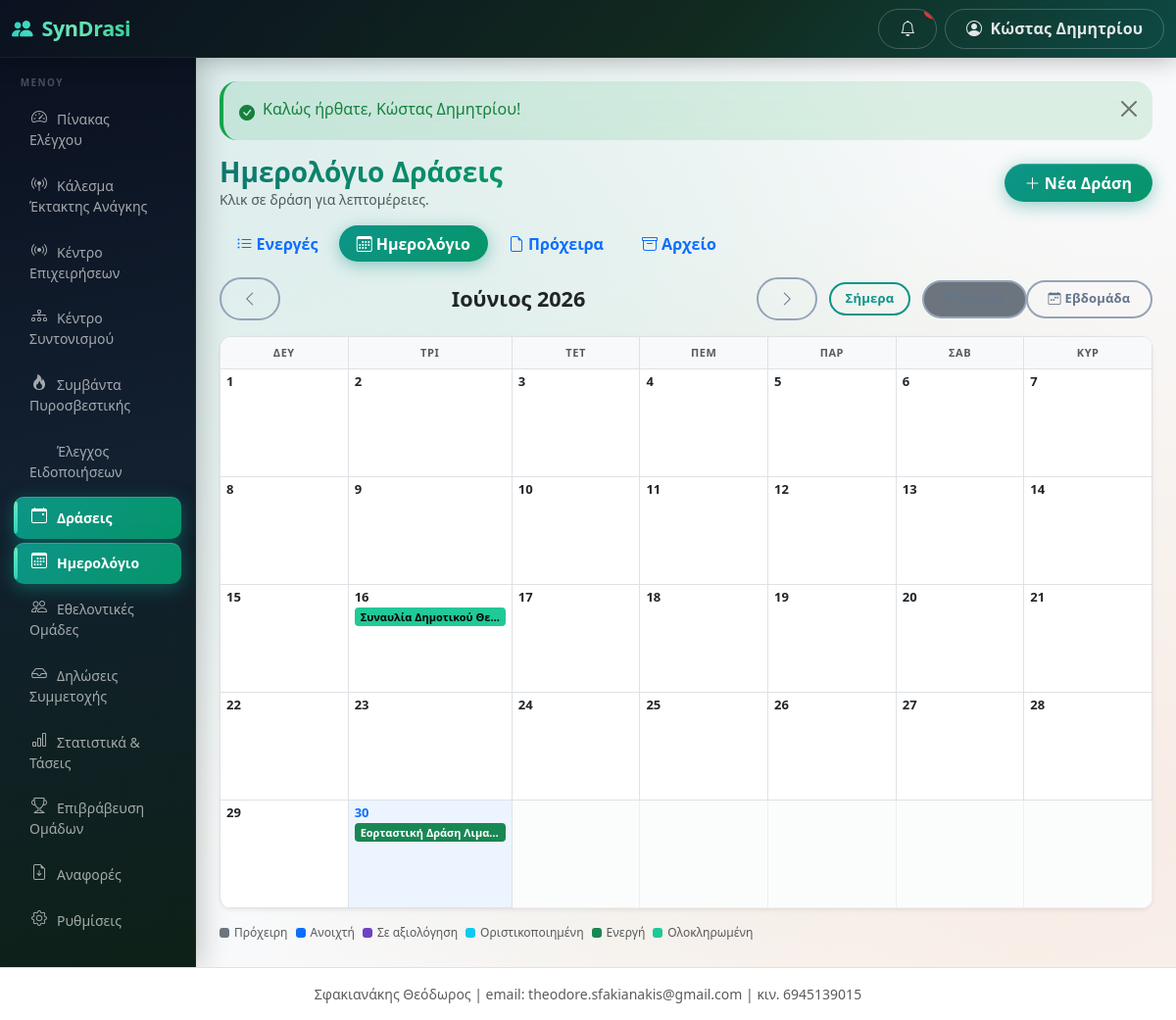
The app's page /public/events/calendar (signed in) with its own data.
### tables this page shows
CREATE TABLE users (
  id INT AUTO_INCREMENT PRIMARY KEY,
  municipality_id INT NULL,
  team_id INT NULL,
  name VARCHAR(255) NOT NULL,
  email VARCHAR(255) NOT NULL UNIQUE,
  phone VARCHAR(50) NULL,
  password_hash VARCHAR(255) NOT NULL,
  role ENUM('super_admin','municipality_admin','team_admin','event_operator') NOT NULL,
  status ENUM('active','inactive') NOT NULL DEFAULT 'active',
  last_login_at DATETIME NULL,
  created_at DATETIME NOT NULL DEFAULT CURRENT_TIMESTAMP,
  updated_at DATETIME NULL ON UPDATE CURRENT_TIMESTAMP,
  INDEX idx_users_municipality_id (municipality_id),
  INDEX idx_users_team_id (team_id)
);

CREATE TABLE events (
  id INT AUTO_INCREMENT PRIMARY KEY,
  municipality_id INT NOT NULL,
  category_id INT NULL,
  title VARCHAR(255) NOT NULL,
  description TEXT NULL,
  location_name VARCHAR(255) NULL,
  address VARCHAR(255) NULL,
  latitude DECIMAL(10,7) NULL,
  longitude DECIMAL(10,7) NULL,
  start_datetime DATETIME NOT NULL,
  end_datetime DATETIME NOT NULL,
  requested_people INT NOT NULL DEFAULT 0,
  requested_vehicle TINYINT(1) NOT NULL DEFAULT 0,
  requested_medical_equipment TINYINT(1) NOT NULL DEFAULT 0,
  instructions TEXT NULL,
  status ENUM('draft','open','review','confirmed','active','closed','completed','cancelled') NOT NULL DEFAULT 'draft',
  published_at DATETIME NULL,
  created_by INT NOT NULL,
  created_at DATETIME NOT NULL DEFAULT CURRENT_TIMESTAMP,
  updated_at DATETIME NULL ON UPDATE CURRENT_TIMESTAMP,
  INDEX idx_events_municipality_id (municipality_id),
  INDEX idx_events_status (status),
  INDEX idx_events_start_datetime (start_datetime),
  INDEX idx_events_muni_status_start (municipality_id, status, start_datetime)
);

### app/Controllers/EventController.php (called while the page is built, shortened)
<?php
class EventController
{
    public function calendar()
    {
        requireRole(['municipality_admin', 'event_operator']);
        $mid = current_municipality_id();
        $yearMonth = isset($_GET['m']) ? preg_replace('/[^0-9\-]/', '', trim($_GET['m'])) : date('Y-m');
        [$year, $month] = array_map('intval', explode('-', $yearMonth));
        $year  = max(2020, min(2040, $year));
        $month = max(1,    min(12,   $month));
        $from = sprintf('%04d-%02d-01 00:00:00', $year, $month);
        $to   = sprintf('%04d-%02d-%02d 23:59:59', $year, $month, cal_days_in_month(CAL_GREGORIAN, $month, $year));
        $events = dbq(
            "SELECT e.id, e.title, e.status, e.start_datetime, e.end_datetime,
                    c.name AS category_name
             FROM events e
             LEFT JOIN event_categories c ON c.id = e.category_id
             WHERE e.municipality_id = :mid
               AND e.status != 'cancelled'
               AND e.start_datetime <= :to
               AND e.end_datetime   >= :from
             ORDER BY e.start_datetime ASC",
            ['mid' => $mid, 'from' => $from, 'to' => $to]
        )->fetchAll();
        $prevTs    = mktime(0, 0, 0, $month - 1, 1, $year);
        $nextTs    = mktime(0, 0, 0, $month + 1, 1, $year);
        $prevMonth = date('Y-m', $prevTs);
        $nextMonth = date('Y-m', $nextTs);
        render('events/calendar', [
            'pageTitle'  => 'Ημερολόγιο ' . org_term('event_plural', $mid),
            'events'     => $events,
            'year'       => $year,
            'month'      => $month,
            'prevMonth'  => $prevMonth,
            'nextMonth'  => $nextMonth,
            'terms'      => authority_context($mid),
        ]);
    }
}

### public/index.php (called while the page is built, shortened)
<?php
require BASE_PATH . '/app/Helpers/functions.php';
require BASE_PATH . '/app/Helpers/Router.php';
spl_autoload_register(function ($class) {
    foreach (['Controllers', 'Models', 'Services'] as $dir) {
        $file = BASE_PATH . '/app/' . $dir . '/' . $class . '.php';
        if (is_file($file)) {
            return;
        }
    }
});
$router = new Router();
$router->dispatch($_SERVER['REQUEST_METHOD'], $_SERVER['REQUEST_URI']);

### app/Models/Notification.php (called while the page is built, shortened)
<?php
class Notification
{
    public static function unreadCount($userId)
    {
        return (int) dbq(
            'SELECT COUNT(*) AS c FROM notifications WHERE user_id = :uid AND is_read = 0',
            ['uid' => $userId]
        )->fetchColumn();
    }
}

### app/Middleware/access.php (called while the page is built, shortened)
<?php
function requireLogin()
{
    if (!is_logged_in() || !current_user()) {
        if (wants_json()) {
            json_out(['success' => false, 'message' => 'Απαιτείται σύνδεση.'], 401);
        }
        flash_set('warning', 'Παρακαλούμε συνδεθείτε για να συνεχίσετε.');
        redirect('/login');
    }
}
function requireRole(array $roles)
{
    requireLogin();
}

### views/events/calendar.php (the view, shortened to what this page needs)
<?php
$monthNames = [
    1 => 'Ιανουάριος', 2 => 'Φεβρουάριος', 3 => 'Μάρτιος',
    4 => 'Απρίλιος',   5 => 'Μάιος',        6 => 'Ιούνιος',
    7 => 'Ιούλιος',    8 => 'Αύγουστος',    9 => 'Σεπτέμβριος',
   10 => 'Οκτώβριος', 11 => 'Νοέμβριος',   12 => 'Δεκέμβριος',
];
$terms = $terms ?? authority_context();
$eventPlural = $terms['event_plural'] ?? 'Δράσεις';
$eventSingularLc = mb_strtolower($terms['event_singular'] ?? 'Δράση', 'UTF-8');
$byDay = [];
foreach ($events as $ev) {
    $start = new DateTime($ev['start_datetime']);
    $end   = new DateTime($ev['end_datetime']);
    $cur   = clone $start;
    while ($cur <= $end) {
        if ((int) $cur->format('n') === $month && (int) $cur->format('Y') === $year) {
            $byDay[$cur->format('Y-m-d')][] = $ev;
        }
        $cur->modify('+1 day');
    }
}
$daysInMonth = cal_days_in_month(CAL_GREGORIAN, $month, $year);
$firstDow = (int) (new DateTime(sprintf('%04d-%02d-01', $year, $month)))->format('w');
$firstDow = ($firstDow + 6) % 7;
$today = date('Y-m-d');
function calStatusClass(string $s): string {
    return match($s) {
        'draft'     => 'cal-draft',
        'open'      => 'cal-open',
        'review'    => 'cal-review',
        'confirmed' => 'cal-confirmed',
        'active'    => 'cal-active',
        'completed' => 'cal-completed',
        'closed'    => 'cal-closed',
        default     => 'cal-other',
    };
}
?>
<div class="d-flex flex-wrap justify-content-between align-items-center mb-3 gap-2">
  <div>
    <h1 class="h3 mb-0">Ημερολόγιο <?= e($eventPlural) ?></h1>
    <p class="text-muted small mb-0">Κλικ σε <?= e($eventSingularLc) ?> για λεπτομέρειες.</p>
  </div>
  <?php if (current_role() === 'municipality_admin'): ?>
  <a href="<?= e(url('/events/create')) ?>" class="btn btn-primary">
    <i class="bi bi-plus-lg me-1"></i><?= e($terms['event_new'] ?? 'Νέα Δράση') ?>
  </a>
  <?php endif; ?>
</div>
<ul class="nav nav-pills mb-3 gap-1">
  <li class="nav-item"><a class="nav-link" href="<?= e(url('/events')) ?>"><i class="bi bi-list-ul me-1"></i>Ενεργές</a></li>
  <li class="nav-item"><a class="nav-link active" href="<?= e(url('/events/calendar')) ?>"><i class="bi bi-calendar3 me-1"></i>Ημερολόγιο</a></li>
  <li class="nav-item"><a class="nav-link" href="<?= e(url('/events/drafts')) ?>"><i class="bi bi-file-earmark me-1"></i>Πρόχειρα</a></li>
  <li class="nav-item"><a class="nav-link" href="<?= e(url('/events/completed')) ?>"><i class="bi bi-archive me-1"></i>Αρχείο</a></li>
</ul>
<div class="cal-nav">
  <a href="<?= e(url('/events/calendar?m=' . $prevMonth)) ?>" class="btn btn-outline-secondary">
    <i class="bi bi-chevron-left"></i>
  </a>
  <h2 class="text-center">
    <?= e($monthNames[$month]) ?> <?= $year ?>
  </h2>
  <a href="<?= e(url('/events/calendar?m=' . $nextMonth)) ?>" class="btn btn-outline-secondary">
    <i class="bi bi-chevron-right"></i>
  </a>
  <a href="<?= e(url('/events/calendar?m=' . date('Y-m'))) ?>"
     class="btn btn-outline-primary btn-sm ms-auto"
     <?= date('Y-m') === sprintf('%04d-%02d', $year, $month) ? 'disabled' : '' ?>>
    Σήμερα
  </a>
  <div class="btn-group btn-group-sm cal-view-toggle" role="group">
    <button type="button" class="btn btn-outline-secondary active" id="btnMonthView">
      <i class="bi bi-calendar3 me-1"></i>Μήνας
    </button>
    <button type="button" class="btn btn-outline-secondary" id="btnWeekView">
      <i class="bi bi-calendar-week me-1"></i>Εβδομάδα
    </button>
  </div>
</div>
<div id="monthView">
  <div class="cal-grid shadow-sm">
    <?php $dowLabels = ['Δευ', 'Τρι', 'Τετ', 'Πεμ', 'Παρ', 'Σαβ', 'Κυρ']; ?>
    <?php foreach ($dowLabels as $dl): ?>
      <div class="cal-dow-header"><?= $dl ?></div>
    <?php endforeach; ?>
    <?php for ($d = 1; $d <= $daysInMonth; $d++): ?>
      <?php
        $dateKey  = sprintf('%04d-%02d-%02d', $year, $month, $d);
        $dayEvents = $byDay[$dateKey] ?? [];
        $isToday  = ($dateKey === $today);
        $classes  = 'cal-cell' . ($isToday ? ' today' : '') . ($dayEvents ? ' has-events' : '');
      ?>
      <div class="<?= $classes ?>" data-date="<?= e($dateKey) ?>">
        <div class="cal-day-num"><?= $d ?></div>
        <?php if ($dayEvents): ?>
          <div class="cal-pills">
            <?php foreach ($dayEvents as $ev): ?>
              <a href="<?= e(url('/events/' . $ev['id'])) ?>"
                 class="cal-pill <?= calStatusClass($ev['status']) ?>"
                 title="<?= e($ev['title']) ?> · <?= e(greek_status($ev['status'])) ?> · <?= e(gr_time($ev['start_datetime'])) ?>">
                <?= e(mb_strimwidth($ev['title'], 0, 22, '…')) ?>
              </a>
            <?php endforeach; ?>
          </div>
        <?php endif; ?>
      </div>
    <?php endfor; ?>
    <?php
      $totalCells = $firstDow + $daysInMonth;
      $trailing   = (7 - ($totalCells % 7)) % 7;
      for ($i = 0; $i < $trailing; $i++):
    ?>
      <div class="cal-cell other-month"></div>
    <?php endfor; ?>
  </div>
  <div class="cal-legend mt-3">
    <?php
    $legendItems = [
      'draft'     => ['#6c757d', 'Πρόχειρη'],
      'open'      => ['#0d6efd', 'Ανοιχτή'],
      'review'    => ['#6f42c1', 'Σε αξιολόγηση'],
      'confirmed' => ['#0dcaf0', 'Οριστικοποιημένη'],
      'active'    => ['#198754', 'Ενεργή'],
      'completed' => ['#20c997', 'Ολοκληρωμένη'],
    ];
    foreach ($legendItems as $st => [$color, $label]):
    ?>
      <div class="cal-legend-item">
        <div class="cal-legend-dot" style="background:<?= $color ?>"></div>
        <?= e($label) ?>
      </div>
    <?php endforeach; ?>
  </div>
</div>

### app/Helpers/Router.php (shortened to what this page needs)
<?php
class Router
{
    private $routes = [];
    public function get($pattern, $handler)
    {
        $this->routes[] = ['GET', $pattern, $handler];
    }
    public function post($pattern, $handler)
    {
        $this->routes[] = ['POST', $pattern, $handler];
    }
    public function dispatch($method, $uri)
    {
        $path = parse_url($uri, PHP_URL_PATH);
        $base = base_uri();
        if ($base !== '' && strpos($path, $base) === 0) {
            $path = substr($path, strlen($base));
        } else {
            $parent = preg_replace('#/public$#', '', $base);
            if ($parent !== $base && $parent !== '' && strpos($path, $parent) === 0) {
                $path = substr($path, strlen($parent));
            }
        }
        $path = '/' . trim($path, '/');
        foreach ($this->routes as $route) {
            list($m, $pattern, $handler) = $route;
            if ($m !== $method) {
                continue;
            }
            $regex = '#^' . preg_replace_callback(
                '/\{([a-zA-Z_]+)\}/',
                function ($m) {
                    return $m[1] === 'token' ? '([A-Za-z0-9]+)' : '(\d+)';
                },
                $pattern
            ) . '$#';
            if (preg_match($regex, $path, $matches)) {
                array_shift($matches);
                list($class, $action) = explode('@', $handler);
                $controller = new $class();
                return call_user_func_array([$controller, $action], $matches);
            }
        }
    }
}

### views/layouts/header.php (shortened to what this page needs)
<?php $unreadCount = is_logged_in() ? Notification::unreadCount($_SESSION['user_id']) : 0; ?>
<!DOCTYPE html>
<html lang="el">
<head>
<link href="https://cdn.jsdelivr.net/npm/bootstrap@5.3.3/dist/css/bootstrap.min.css" rel="stylesheet">
<link href="https://cdn.jsdelivr.net/npm/bootstrap-icons@1.11.3/font/bootstrap-icons.min.css" rel="stylesheet">
<link href="<?= e(url('/assets/css/app.css')) ?>" rel="stylesheet">
</head>
<body class="bg-light">
<nav class="navbar navbar-dark syndrasi-topbar sticky-top">
  <div class="container-fluid">
    <div class="d-flex align-items-center">
      <a class="navbar-brand fw-bold" href="<?= e(url('/')) ?>">
        <i class="bi bi-people-fill me-1"></i> SynDrasi
      </a>
    </div>
    <div class="d-flex align-items-center gap-2">
      <a href="<?= e(url('/notifications')) ?>" class="btn btn-outline-light position-relative" title="Ειδοποιήσεις" id="navNotifBell">
        <i class="bi bi-bell"></i>
        <span class="position-absolute top-0 start-100 translate-middle badge rounded-pill bg-danger"
              id="navNotifBadge" <?= $unreadCount > 0 ? '' : 'style="display:none"' ?>><?= (int) $unreadCount ?></span>
      </a>
      <div class="dropdown">
        <button class="btn btn-outline-light dropdown-toggle" data-bs-toggle="dropdown">
          <i class="bi bi-person-circle me-1"></i>
          <span class="d-none d-md-inline"><?= e(current_user() ? current_user()['name'] : '') ?></span>
        </button>
      </div>
    </div>
  </div>
</nav>
<div class="container-fluid">
  <div class="row">
    <?php include BASE_PATH . '/views/layouts/sidebar.php'; ?>
    <main class="col-lg-10 ms-sm-auto px-3 px-md-4 py-4">
      <?php include BASE_PATH . '/views/layouts/flash.php'; ?>

### records on screen
users: name "Κώστας Δημητρίου"
events: title "Συναυλία Δημοτικού Θε…"
events: title "Εορταστική Δράση Λιμα…"

### other values on screen
$m[2] "Πίνακας Ελέγχου"
$m[2] "Κάλεσμα Έκτακτης Ανάγκης"
$m[2] "Κέντρο Επιχειρήσεων"
$m[2] "Κέντρο Συντονισμού"
$m[2] "Συμβάντα Πυροσβεστικής"
$m[2] "Έλεγχος Ειδοποιήσεων"
$m[2] "Δράσεις"
$m[2] "Ημερολόγιο"
$m[2] "Εθελοντικές Ομάδες"
$m[2] "Δηλώσεις Συμμετοχής"
$m[2] "Στατιστικά & Τάσεις"
$m[2] "Επιβράβευση Ομάδων"
$m[2] "Αναφορές"
$m[2] "Ρυθμίσεις"
$f['message'] "Καλώς ήρθατε, Κώστας Δημητρίου!"
